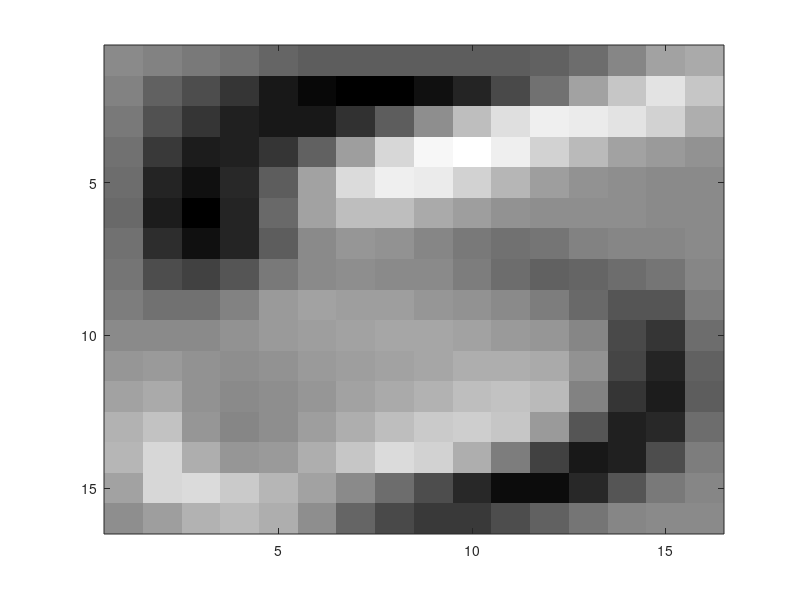

The MATLAB source for this figure:
load('usps_train.mat');

trList = find(train_label==5);
x_train = double(train_data(trList,:));
y_train = double(train_label(trList));

[COEFF,SCORE] = princomp(x_train);

dig = reshape(COEFF(:,1),16,16);
imagesc(dig);
colormap('gray');

dig = reshape(COEFF(:,2),16,16);
imagesc(dig);
colormap('gray');
